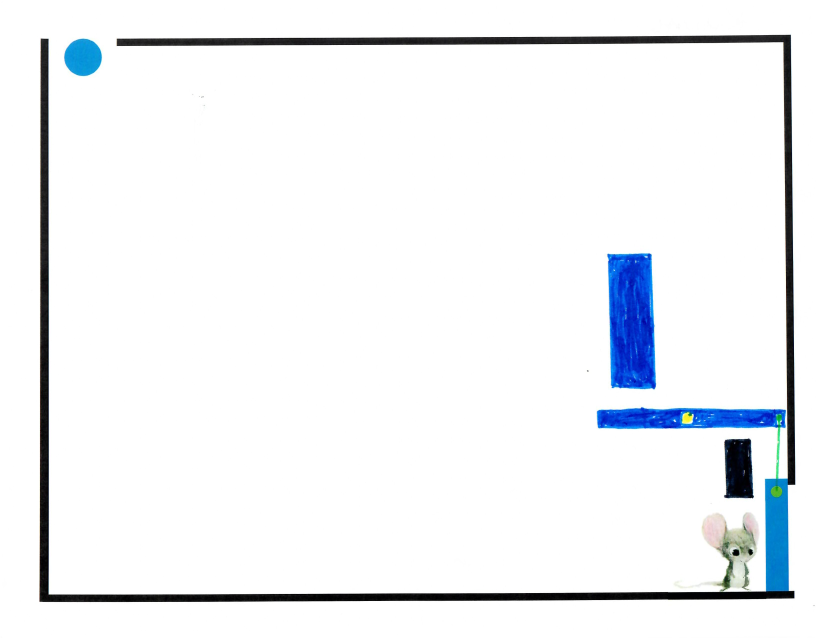
%> input picture mousetrap/Mousetrap_15/ReverseMousetrap_15.png, 1650 x 1275 px (shown at 1/2 size)
$ octave Mousetrap_15.m   (GNU Octave 9; MATLAB toolbox functions it lacks are replaced by stand-ins)
%> lines starting %> are read from the running program, lines starting %| are printed output that depends on the picture; in (x1, y1, x2, y2) boxes, pixels count from 0 and x2, y2 are one past the last pixel; in counts of white or black regions, pixels touching at a corner belong together; the program's own positions count from 1
### mousetrap/Mousetrap_15/createBlueMask.m
function [BW,maskedRGBImage] = createBlueMask(RGB)
%createMask  Threshold RGB image using auto-generated code from colorThresholder app.
%  [BW,MASKEDRGBIMAGE] = createMask(RGB) thresholds image RGB using
%  auto-generated code from the colorThresholder App. The colorspace and
%  minimum/maximum values for each channel of the colorspace were set in the
%  App and result in a binary mask BW and a composite image maskedRGBImage,
%  which shows the original RGB image values under the mask BW.

%------------------------------------------------------


% Convert RGB image to chosen color space
I = RGB;

% Define thresholds for channel 1 based on histogram settings
channel1Min = 0.000;
channel1Max = 55.000;

% Define thresholds for channel 2 based on histogram settings
channel2Min = 0.000;
channel2Max = 159.000;

% Define thresholds for channel 3 based on histogram settings
channel3Min = 154.000;
channel3Max = 255.000;

% Create mask based on chosen histogram thresholds
BW = (I(:,:,1) >= channel1Min ) & (I(:,:,1) <= channel1Max) & ...
    (I(:,:,2) >= channel2Min ) & (I(:,:,2) <= channel2Max) & ...
    (I(:,:,3) >= channel3Min ) & (I(:,:,3) <= channel3Max);

% Initialize output masked image based on input image.
maskedRGBImage = RGB;

% Set background pixels where BW is false to zero.
maskedRGBImage(repmat(~BW,[1 1 3])) = 0;

### mousetrap/Mousetrap_15/createBlackMask.m
function [BW,maskedRGBImage] = createBlackMask(RGB)
%createMask  Threshold RGB image using auto-generated code from colorThresholder app.
%  [BW,MASKEDRGBIMAGE] = createMask(RGB) thresholds image RGB using
%  auto-generated code from the colorThresholder App. The colorspace and
%  minimum/maximum values for each channel of the colorspace were set in the
%  App and result in a binary mask BW and a composite image maskedRGBImage,
%  which shows the original RGB image values under the mask BW.

%------------------------------------------------------


% Convert RGB image to chosen color space
I = RGB;

% Define thresholds for channel 1 based on histogram settings
channel1Min = 0.000;
channel1Max = 66.000;

% Define thresholds for channel 2 based on histogram settings
channel2Min = 0.000;
channel2Max = 65.000;

% Define thresholds for channel 3 based on histogram settings
channel3Min = 0.000;
channel3Max = 65.000;

% Create mask based on chosen histogram thresholds
BW = (I(:,:,1) >= channel1Min ) & (I(:,:,1) <= channel1Max) & ...
    (I(:,:,2) >= channel2Min ) & (I(:,:,2) <= channel2Max) & ...
    (I(:,:,3) >= channel3Min ) & (I(:,:,3) <= channel3Max);

% Initialize output masked image based on input image.
maskedRGBImage = RGB;

% Set background pixels where BW is false to zero.
maskedRGBImage(repmat(~BW,[1 1 3])) = 0;

### mousetrap/Mousetrap_15/createYellowMask.m
function [BW,maskedRGBImage] = createYellowMask(RGB)
%createMask  Threshold RGB image using auto-generated code from colorThresholder app.
%  [BW,MASKEDRGBIMAGE] = createMask(RGB) thresholds image RGB using
%  auto-generated code from the colorThresholder App. The colorspace and
%  minimum/maximum values for each channel of the colorspace were set in the
%  App and result in a binary mask BW and a composite image maskedRGBImage,
%  which shows the original RGB image values under the mask BW.

%------------------------------------------------------


% Convert RGB image to chosen color space
I = RGB;

% Define thresholds for channel 1 based on histogram settings
channel1Min = 183.000;
channel1Max = 255.000;

% Define thresholds for channel 2 based on histogram settings
channel2Min = 209.000;
channel2Max = 255.000;

% Define thresholds for channel 3 based on histogram settings
channel3Min = 0.000;
channel3Max = 100.000;

% Create mask based on chosen histogram thresholds
BW = (I(:,:,1) >= channel1Min ) & (I(:,:,1) <= channel1Max) & ...
    (I(:,:,2) >= channel2Min ) & (I(:,:,2) <= channel2Max) & ...
    (I(:,:,3) >= channel3Min ) & (I(:,:,3) <= channel3Max);

% Initialize output masked image based on input image.
maskedRGBImage = RGB;

% Set background pixels where BW is false to zero.
maskedRGBImage(repmat(~BW,[1 1 3])) = 0;

### mousetrap/Mousetrap_15/createGreenMask.m
function [BW,maskedRGBImage] = createGreenMask(RGB)
%createMask  Threshold RGB image using auto-generated code from colorThresholder app.
%  [BW,MASKEDRGBIMAGE] = createMask(RGB) thresholds image RGB using
%  auto-generated code from the colorThresholder App. The colorspace and
%  minimum/maximum values for each channel of the colorspace were set in the
%  App and result in a binary mask BW and a composite image maskedRGBImage,
%  which shows the original RGB image values under the mask BW.

%------------------------------------------------------


% Convert RGB image to chosen color space
I = RGB;

% Define thresholds for channel 1 based on histogram settings
channel1Min = 0.000;
channel1Max = 82.000;

% Define thresholds for channel 2 based on histogram settings
channel2Min = 128.000;
channel2Max = 255.000;

% Define thresholds for channel 3 based on histogram settings
channel3Min = 0.000;
channel3Max = 120.000;

% Create mask based on chosen histogram thresholds
BW = (I(:,:,1) >= channel1Min ) & (I(:,:,1) <= channel1Max) & ...
    (I(:,:,2) >= channel2Min ) & (I(:,:,2) <= channel2Max) & ...
    (I(:,:,3) >= channel3Min ) & (I(:,:,3) <= channel3Max);

% Initialize output masked image based on input image.
maskedRGBImage = RGB;

% Set background pixels where BW is false to zero.
maskedRGBImage(repmat(~BW,[1 1 3])) = 0;

### mousetrap/Mousetrap_15/Mousetrap_15.m
%%%AUTHOR: MARK KARLE
clear all
I = imread('ReverseMousetrap_15.png');
%> I is the input picture: size 1275x1650x3 uint8; mean R, G, B 239.4, 241.6, 244.4
[M, N,O] = size(I);
%> M = 1275; N = 1650; O = 3
portcullisLocation = [1541 1031 30 144];
mouseLocation = [1394 1019 123 156];
%% SEPARATE GROUPS OF OBJECTS
%%%%%%
%find the blue objects (movable)
blueBW = createBlueMask(I);
%> in createBlueMask, `BW = (I(:,:,1) >= channel1Min ) & (I(:,:,1) <= channel1Max) & (I(:,:,2..`:
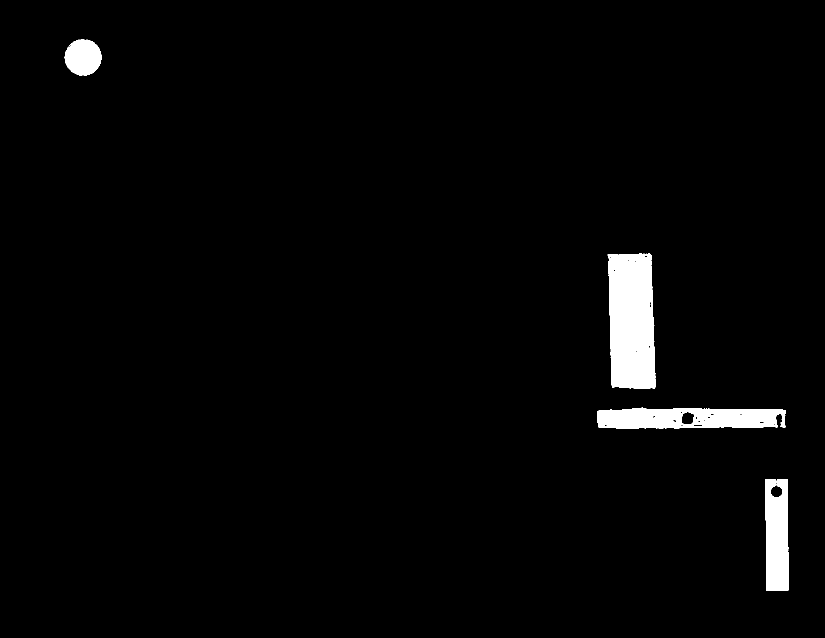
%> BW: size 1275x1650 logical (shown at 1/2 size); 2.4% white; 5 white regions (1 under 20 px), largest, box (x1, y1, x2, y2) and area: (1215, 507, 1312, 778) 23083, (1194, 815, 1571, 857) 12942, (1531, 958, 1577, 1182) 9513, (129, 78, 203, 151) 4069
%> in createBlueMask, `maskedRGBImage(repmat(~BW,[1 1 3])) = 0;`:
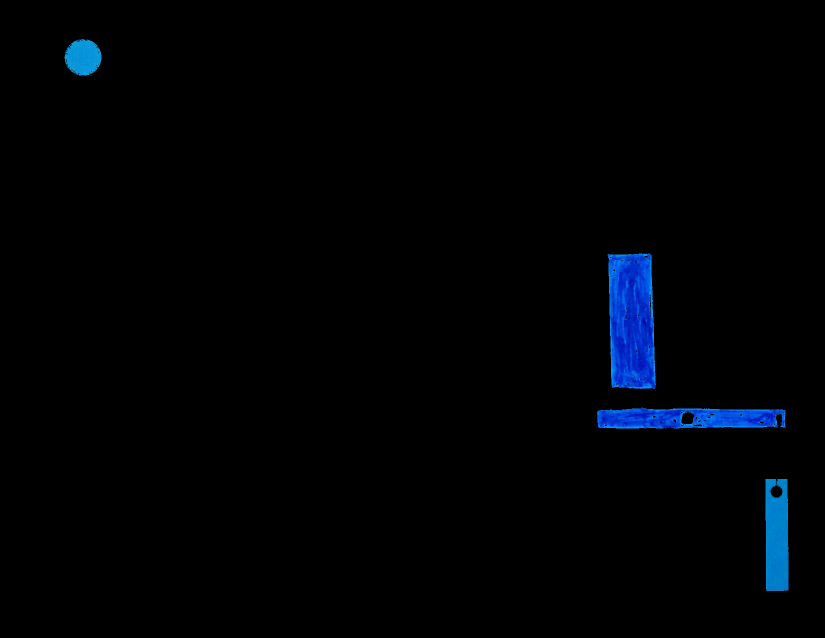
%> maskedRGBImage: size 1275x1650x3 uint8 (shown at 1/2 size); mean R, G, B 0.1, 2.1, 5
%close small gaps
blueBW = imclose(blueBW,strel('disk',8));
%> blueBW: size 1275x1650 logical; 2.4% white; 4 white regions, box (x1, y1, x2, y2) and area: (1215, 507, 1312, 778) 23344, (1194, 815, 1571, 857) 13489, (1531, 958, 1577, 1182) 9578, (129, 78, 203, 151) 4199
%fill holes to find intersection with greens or yellows
blueBW = imfill(blueBW, 'holes');
%> blueBW: size 1275x1650 logical; 2.4% white; 4 white regions, box (x1, y1, x2, y2) and area: (1215, 507, 1312, 778) 23344, (1194, 815, 1571, 857) 13938, (1531, 958, 1577, 1182) 9981, (129, 78, 203, 151) 4199
blueCC = bwconncomp(blueBW);
%> blueCC = 4 connected components

%blueObjects contains a binary image of each object so they can move
%independently
blueObjects = zeros( blueCC.ImageSize(1),blueCC.ImageSize(2), blueCC.NumObjects);
%> blueObjects: size 1275x1650x4 double; every value is 0
object = zeros(blueCC.ImageSize(1),blueCC.ImageSize(2));
%> object: size 1275x1650 double; every value is 0
for i= 1:blueCC.NumObjects
    object(:,:) = 0;
    object(blueCC.PixelIdxList{i}) = 1;
    blueObjects(:,:,i) = object;
end
%> this loop made 4 passes
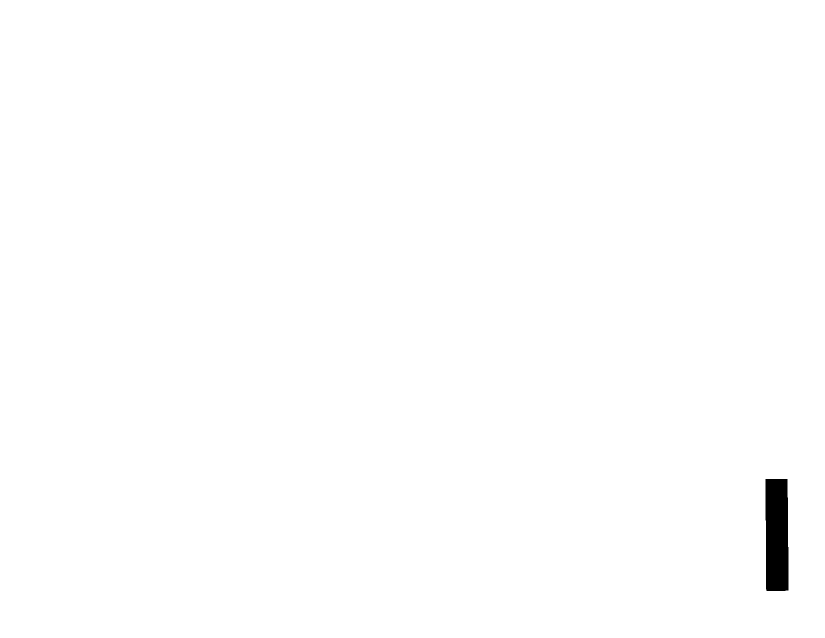
%> blueObjects: size 1275x1650x4 double (shown at 1/2 size); mean R, G, B, A 0.002, 0.00663, 0.0111, 0.00474; transparent parts drawn white
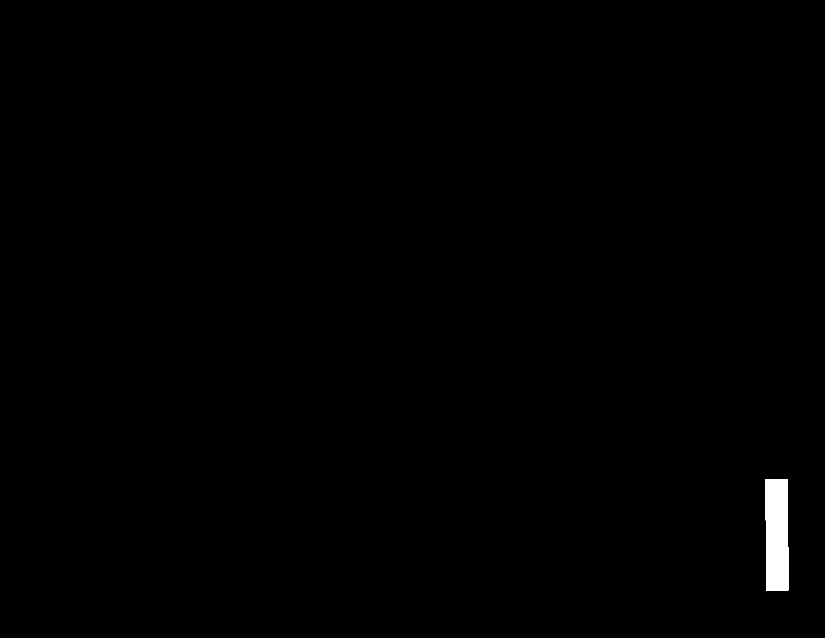
%> object: size 1275x1650 double (shown at 1/2 size); values 0 (black) and 1 (white), 0.47% white; 1 white region, box (x1, y1, x2, y2) and area: (1531, 958, 1577, 1182) 9981
blueObjects = logical(blueObjects);
%> blueObjects: size 1275x1650x4 logical

%black  - no need to separate since they do not move
blackBW = createBlackMask(I);
%> in createBlackMask, `BW = (I(:,:,1) >= channel1Min ) & (I(:,:,1) <= channel1Max) & (I(:,:,2..`: BW: size 1275x1650 logical; 3.6% white; 20 white regions (14 under 20 px), largest, box (x1, y1, x2, y2) and area: (79, 78, 1589, 1204) 39259, (234, 70, 1590, 969) 30964, (1449, 878, 1507, 996) 5492, (1465, 1099, 1478, 1112) 132, (1449, 1152, 1459, 1168) 85, (1497, 1098, 1506, 1110) 73
blackBW = imclose(blackBW, strel('disk', 8));
%> blackBW: size 1275x1650 logical; 3.6% white; 9 white regions (2 under 20 px), largest, box (x1, y1, x2, y2) and area: (79, 78, 1589, 1204) 39331, (234, 70, 1590, 969) 31007, (1449, 878, 1507, 996) 5867

%yellow - no need to separate since they do not move
yellowBW = createYellowMask(I);
%> in createYellowMask, `BW = (I(:,:,1) >= channel1Min ) & (I(:,:,1) <= channel1Max) & (I(:,:,2..`: BW: size 1275x1650 logical; 0.01% white; 2 white regions (1 under 20 px), largest, box (x1, y1, x2, y2) and area: (1365, 827, 1385, 847) 239
yellowBW = imdilate(yellowBW, strel('disk', 8));
%> yellowBW: size 1275x1650 logical; 0.04% white; 1 white region, box (x1, y1, x2, y2) and area: (1358, 818, 1392, 854) 912

%green - separate because they move independently
greenBW = createGreenMask(I);
%> in createGreenMask, `BW = (I(:,:,1) >= channel1Min ) & (I(:,:,1) <= channel1Max) & (I(:,:,2..`: BW: size 1275x1650 logical; 0.02% white; 24 white regions (20 under 20 px), largest, box (x1, y1, x2, y2) and area: (1546, 971, 1565, 993) 137, (1552, 829, 1563, 846) 121, (1542, 985, 1558, 995) 61, (1556, 847, 1561, 858) 29
greenBW = imdilate(greenBW, strel('disk', 8));
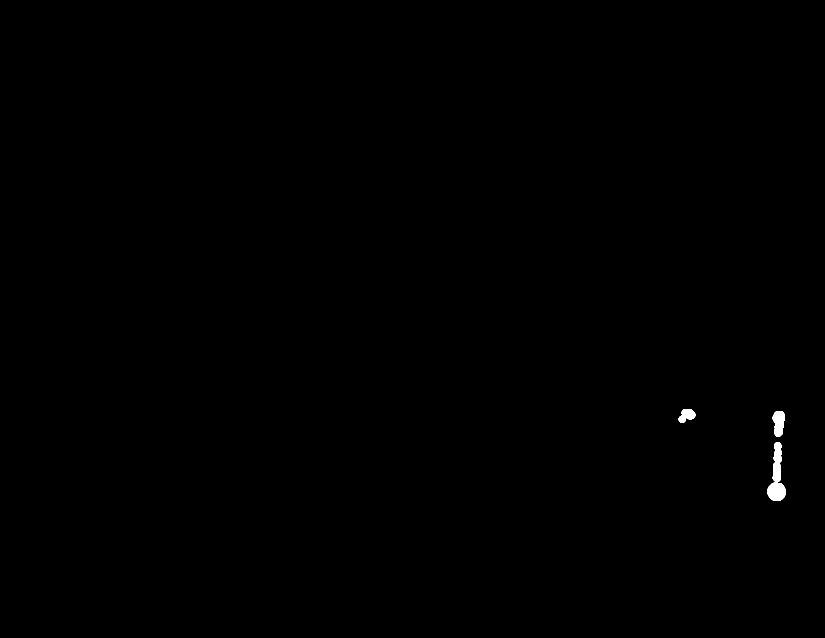
%> greenBW: size 1275x1650 logical (shown at 1/2 size); 0.18% white; 3 white regions, box (x1, y1, x2, y2) and area: (1535, 884, 1572, 1002) 2245, (1545, 822, 1570, 874) 964, (1357, 818, 1391, 846) 618
greenCC = bwconncomp(greenBW);
%> greenCC = 3 connected components
greenObjects = zeros( greenCC.ImageSize(1),greenCC.ImageSize(2), greenCC.NumObjects);
%> greenObjects: size 1275x1650x3 double; every value is 0
object = zeros(greenCC.ImageSize(1),greenCC.ImageSize(2));
for i = 1: greenCC.NumObjects
    object(:,:) = 0;
    if(size(greenCC.PixelIdxList{i},1) > 700)
        object(greenCC.PixelIdxList{i}) = 1;
        greenObjects(:,:,i) = object;
    end
end
%> this loop made 3 passes
%> object: size 1275x1650 double; values 0 (black) and 1 (white), 0.05% white; 1 white region, box (x1, y1, x2, y2) and area: (1545, 822, 1570, 874) 964
greenObjects = logical(greenObjects);
%get rid of empty green objects
greenCount = 0;
tmpGreen = 0;
greenBW = zeros(M,N);
for i = 1:greenCC.NumObjects
    if any(any(greenObjects(:,:,i)))
        greenCount = greenCount + 1;
        tmpGreen(1:M,1:N, greenCount) = greenObjects(:,:,i);
        greenBW = greenBW | tmpGreen(1:M,1:N,greenCount);
    end
end
%> this loop made 3 passes
%> greenCount on passes 2 to 3: 1, 2
%> greenBW: size 1275x1650 logical; 0.15% white; 2 white regions, box (x1, y1, x2, y2) and area: (1535, 884, 1572, 1002) 2245, (1545, 822, 1570, 874) 964
greenObjects = tmpGreen;

attachmentPointsCC = bwconncomp(greenBW & blueBW);
%> attachmentPointsCC = 2 connected components
attachmentPoints = zeros( attachmentPointsCC.ImageSize(1),attachmentPointsCC.ImageSize(2), attachmentPointsCC.NumObjects);
object = zeros(attachmentPointsCC.ImageSize(1),attachmentPointsCC.ImageSize(2));
for i = 1: attachmentPointsCC.NumObjects
    object(:,:) = 0;
    object(attachmentPointsCC.PixelIdxList{i}) = 1;
    attachmentPoints(:,:,i) = object;
end
%> this loop made 2 passes
%> object: size 1275x1650 double; values 0 (black) and 1 (white), 0.03% white; 1 white region, box (x1, y1, x2, y2) and area: (1545, 822, 1570, 855) 664
attachmentPoints = logical(attachmentPoints);
clear tmpGreen;
greenBW = zeros(M,N);
for i = 1 : attachmentPointsCC.NumObjects
    greenBW = greenBW | attachmentPoints(:,:,i);
end
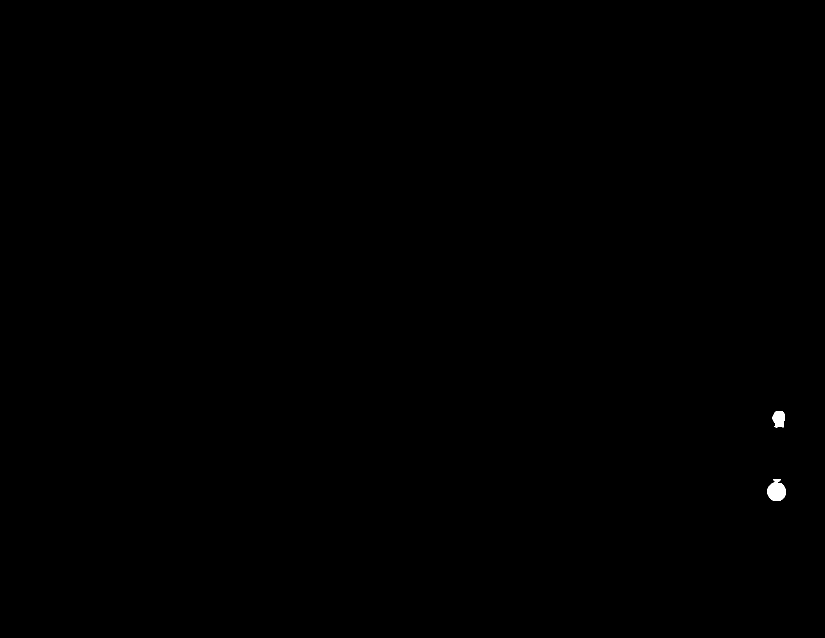
%> greenBW: size 1275x1650 logical (shown at 1/2 size); 0.09% white; 2 white regions, box (x1, y1, x2, y2) and area: (1535, 958, 1572, 1002) 1182, (1545, 822, 1570, 855) 664
%% find centers of mass:
blueCOM = regionprops(blueObjects, 'centroid');
%> blueCOM = 4 regions; Centroid: [166.8 115.3 1], [1380.9 837.5 2], [1264 643.5 3], [1554.4 1070.8 4]
blueCOM = cat(1, blueCOM.Centroid);
%> blueCOM = [166.8 115.3 1; 1380.9 837.5 2; 1264 643.5 3; 1554.4 1070.8 4]
blueCOM = round(blueCOM(:,1:2));
%> blueCOM = [167 115; 1381 838; 1264 643; 1554 1071]

yellowCOM = regionprops(yellowBW, 'centroid');
%> yellowCOM = 1 region; Centroid: [1375.1 836.8]
yellowCOM = cat(1, yellowCOM.Centroid);
%> yellowCOM = [1375.1 836.8]
yellowCOM = round(yellowCOM(:,1:2));
%> yellowCOM = [1375 837]


greenCOM = regionprops(attachmentPoints, 'centroid');
%> greenCOM = 2 regions; Centroid: [1553.9 982.5 1], [1558.6 838.5 2]
greenCOM = cat(1, greenCOM.Centroid);
%> greenCOM = [1553.9 982.5 1; 1558.6 838.5 2]
greenCOM = round(greenCOM(:,1:2));
%> greenCOM = [1554 983; 1559 839]
%% find centers of rotation
% there is a precedence for rotation points:
% if there is an intersection with yellow, use yellow's COM
% if there is an intersection with green, use green's COM
% otherwise use blue's COM

blueCOR = zeros(blueCC.NumObjects, 2);
%blueIsFixed is 1 if blue is fixed by a yellow point, 0 otherwise
blueIsFixed = zeros(1, blueCC.NumObjects);
%attachmentMap maps each blue object to its attachment point
attachmentMap = blueIsFixed;
%> attachmentMap = [0 0 0 0]
for i = 1:blueCC.NumObjects
    for n = 1:size(yellowCOM,1)
        if(blueObjects(yellowCOM(n,2), yellowCOM(n,1), i))
            blueCOR(i, :) = yellowCOM(n, :);
            blueIsFixed(i) = 1;
        end
    end

     for n = 1:size(greenCOM,1)
        if blueObjects(greenCOM(n,2), greenCOM(n,1), i)
            if ~blueCOR(i,:)
                blueCOR(i,:) = greenCOM(n,:);
            end
            attachmentMap(i) = n;
        end
    end
    if ~blueCOR(i, :)
        blueCOR(i, :) = blueCOM(i, :);
    end
end
%> after the loop, attachmentMap = [0 2 0 1]; blueCOR = [167 115; 1375 837; 1264 643; 1554 983]; blueIsFixed = [0 1 0 0]


%% find real images corresponding to the binary images
movableObjects = zeros(M,N,3,blueCC.NumObjects);

for i = 1 : blueCC.NumObjects
    movableObjects(:,:,:,i) = (bsxfun(@times, I, cast(blueObjects(:,:,i), 'like',I)));
end
movableObjects = uint8(movableObjects);
%% movement loops
mouseSaved = false;

%> (the run ends here)
